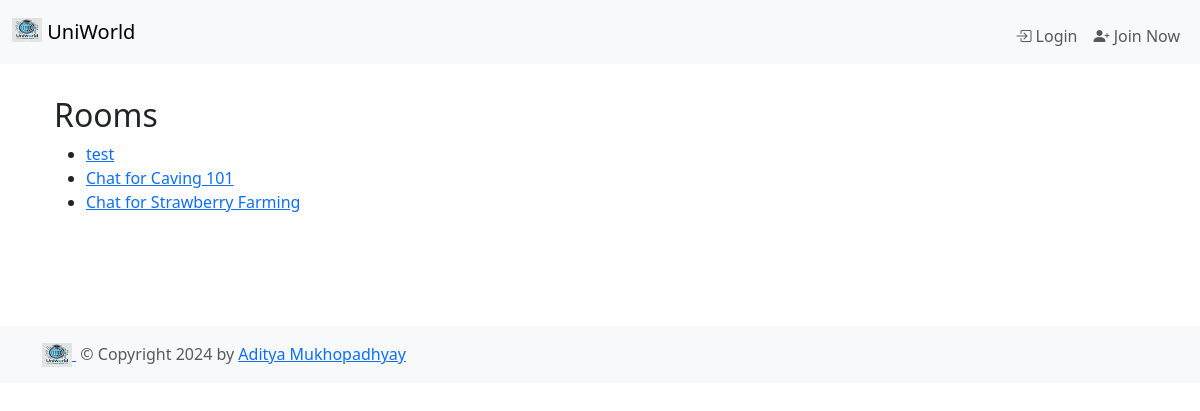
Page /chat/rooms/ on the committed database.
### chat/models.py (models this page shows, shortened)
class Room(models.Model):
    name = models.CharField(max_length=255)
    slug = models.SlugField(unique=True)
    creator = models.ForeignKey(User, on_delete=models.CASCADE, related_name='created_rooms')

### chat/views.py (the view)
# urls.py: path('rooms/', RoomListView.as_view(), name='rooms'),
class RoomListView(ListView):
    model = Room
    context_object_name = 'room_list'

### chat/templates/chat/room_list.html (shortened to what this page needs)
{%extends 'base.html' %}
{%block content%}
<div class="center">
	<h2>Rooms</h2>
	{% if room_list %}
	<ul class="rooms">
		{% for room in room_list %}
            <li>
                <a href="{% url 'room' room.id %}">{{ room.name }}</a>
            </li>
		{% endfor %}
	{% else %}
		<p>No rooms found.</p>
	{% endif %}
	</ul>
</div>
{%endblock content%}

### rows in the picture
Room: name "test"
Room: name "Chat for Caving 101"
Room: name "Chat for Strawberry Farming"
